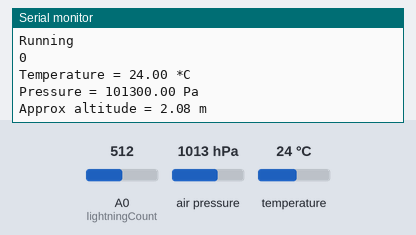
Bench run of a sketch on a simulated Arduino Uno, built with avr-gcc and run on an emulated ATmega328P. Parts: the last lines printed to the serial monitor. The test bench sets the inputs (shaded band); at power-on: air pressure 1013 hPa, A0 (lightningCount) = 512, temperature 24 °C.

Above: at 1.2 s.
1.3 s: air pressure set to 952 hPa
At 1.9 s:
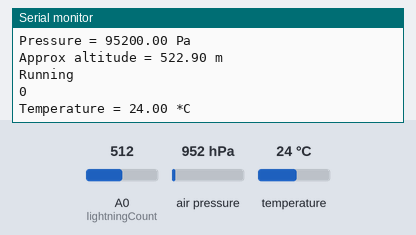
4.3 s: air pressure set to 1000 hPa
At 5.4 s:
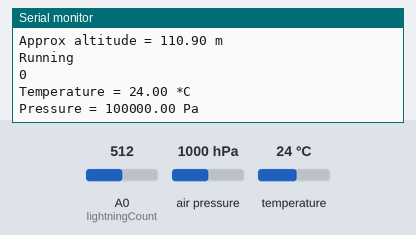
7.3 s: air pressure set to 975 hPa
At 8.1 s:
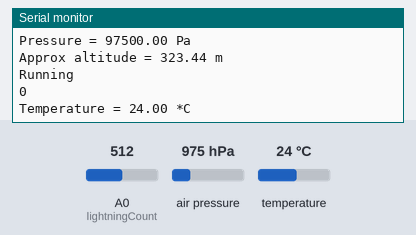
10.3 s: A0 (lightningCount) set to 716
At 11.2 s:
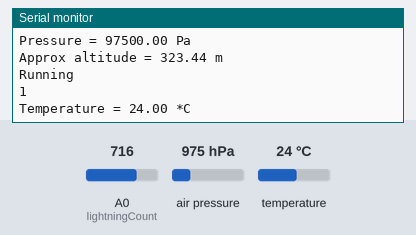
13.3 s: air pressure set to 1025 hPa
16.3 s: air pressure set to 1048 hPa
At 17.1 s:
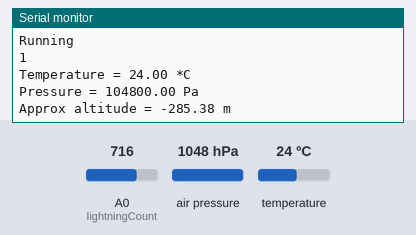
Timing chart, 0 to 19.3 s (numbered marks = the images above; inputs shaded):
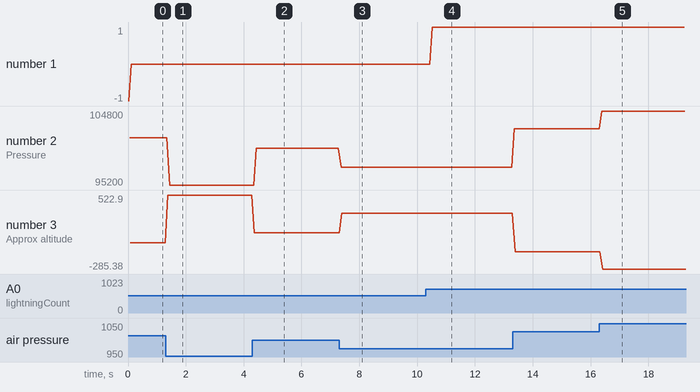

Measured:
- after the input at 1.3 s, the serial monitor: prints a new line after 0.07 s (image 1)
- after the input at 4.3 s, the serial monitor: prints a new line after 0.07 s (image 2)
- after the input at 7.3 s, the serial monitor: prints a new line after 0.07 s (image 3)
- after the input at 10.3 s, the serial monitor: prints a new line after 0.23 s (image 4)
- after the input at 16.3 s, the serial monitor: prints a new line after 0.09 s (image 5)
- plotted number 1: 0 → 1 after the input at 10.3 s
- plotted number 2: 101300 → 95200 after the input at 1.3 s, 95200 → 100000 after the input at 4.3 s, 100000 → 97500 after the input at 7.3 s, 97500 → 102500 after the input at 13.3 s, 102500 → 104800 after the input at 16.3 s
- plotted number 3: 2.08 → 522.9 after the input at 1.3 s, 522.9 → 110.9 after the input at 4.3 s, 110.9 → 323.44 after the input at 7.3 s, 323.44 → -97.37 after the input at 13.3 s, -97.37 → -285.38 after the input at 16.3 s

The sketch:

MainFirmware.ino
```cpp
#include <Adafruit_BMP280.h>

#include <SPI.h>

#include <Wire.h>

#define BMP_SCK  (13)
#define BMP_MISO (12)
#define BMP_MOSI (11)
#define BMP_CS   (10)

Adafruit_BMP280 bmp;

int value1 = analogRead(A0);
int value2= analogRead(A0);
int difference = 0;
int lightning = -1;

void setup() {
  Serial.begin(9600);
  Serial.println(F("BMP280 test"));

  if (!bmp.begin()) {
    Serial.println(F("Could not find a valid BMP280 sensor, check wiring!"));
    //while (1);
  }


  bmp.setSampling(Adafruit_BMP280::MODE_NORMAL,
                  Adafruit_BMP280::SAMPLING_X2,
                  Adafruit_BMP280::SAMPLING_X16,
                  Adafruit_BMP280::FILTER_X16,
                  Adafruit_BMP280::STANDBY_MS_500);

}


void loop() {
  Serial.println("Running");
  lightningCount();
  readSensors();
}

void lightningCount() {
  difference = value2 - value1;
  if (difference > 20) {
    lightning++;

  }
  Serial.println(lightning);
  value1 = value2;
  value2 = analogRead(A0);
}

void readSensors() {
  /* This block prints the
  temperature on the screen */
    Serial.print(F("Temperature = "));
    Serial.print(bmp.readTemperature());
    Serial.println(" *C");

  /* This block prints the
  pressure on the screen */
    Serial.print(F("Pressure = "));
    Serial.print(bmp.readPressure());
    Serial.println(" Pa");

  /* This block prints the
  altitude on the screen */
    Serial.print(F("Approx altitude = "));
    Serial.print(bmp.readAltitude(1013.25)); /* Adjusted to local forecast! */
    Serial.println(" m");

    Serial.println();

}
```
